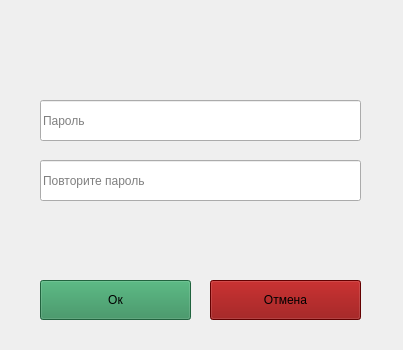
<?xml version="1.0" encoding="UTF-8"?>
<ui version="4.0">
 <class>MainWindow</class>
 <widget class="QMainWindow" name="MainWindow">
  <property name="geometry">
   <rect>
    <x>0</x>
    <y>0</y>
    <width>403</width>
    <height>350</height>
   </rect>
  </property>
  <property name="sizePolicy">
   <sizepolicy hsizetype="Fixed" vsizetype="Fixed">
    <horstretch>0</horstretch>
    <verstretch>0</verstretch>
   </sizepolicy>
  </property>
  <property name="windowTitle">
   <string/>
  </property>
  <property name="styleSheet">
   <string notr="true"/>
  </property>
  <widget class="QWidget" name="centralwidget">
   <widget class="QPushButton" name="ok_but">
    <property name="geometry">
     <rect>
      <x>40</x>
      <y>280</y>
      <width>151</width>
      <height>40</height>
     </rect>
    </property>
    <property name="styleSheet">
     <string notr="true">background-color: seagreen</string>
    </property>
    <property name="text">
     <string>Ок</string>
    </property>
   </widget>
   <widget class="QPushButton" name="cancel_but">
    <property name="geometry">
     <rect>
      <x>210</x>
      <y>280</y>
      <width>151</width>
      <height>40</height>
     </rect>
    </property>
    <property name="styleSheet">
     <string notr="true">background-color: darkred</string>
    </property>
    <property name="text">
     <string>Отмена</string>
    </property>
   </widget>
   <widget class="QLineEdit" name="confirm_pass_field">
    <property name="geometry">
     <rect>
      <x>40</x>
      <y>160</y>
      <width>321</width>
      <height>41</height>
     </rect>
    </property>
    <property name="inputMask">
     <string/>
    </property>
    <property name="text">
     <string/>
    </property>
    <property name="maxLength">
     <number>32767</number>
    </property>
    <property name="frame">
     <bool>true</bool>
    </property>
    <property name="placeholderText">
     <string>Повторите пароль</string>
    </property>
   </widget>
   <widget class="QLineEdit" name="password_field">
    <property name="geometry">
     <rect>
      <x>40</x>
      <y>100</y>
      <width>321</width>
      <height>41</height>
     </rect>
    </property>
    <property name="inputMask">
     <string/>
    </property>
    <property name="text">
     <string/>
    </property>
    <property name="maxLength">
     <number>32767</number>
    </property>
    <property name="frame">
     <bool>true</bool>
    </property>
    <property name="placeholderText">
     <string>Пароль</string>
    </property>
   </widget>
  </widget>
 </widget>
 <resources/>
 <connections/>
</ui>
